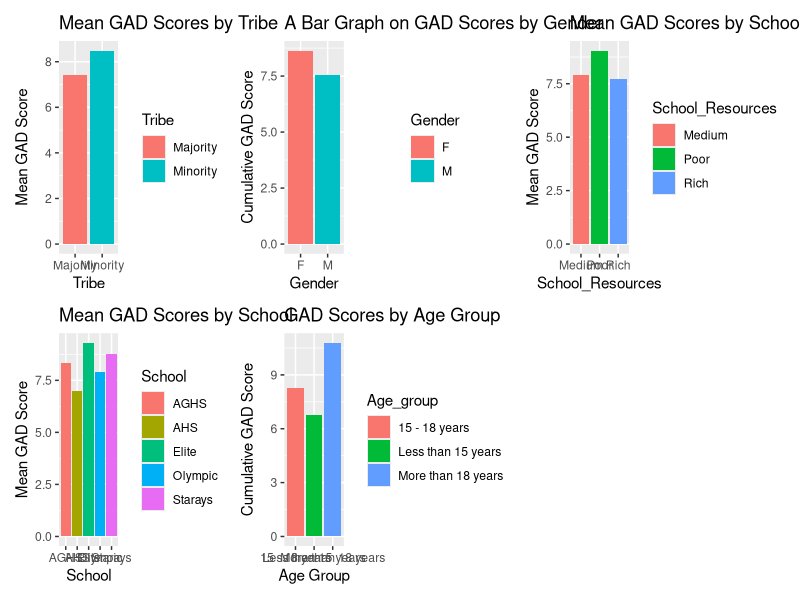
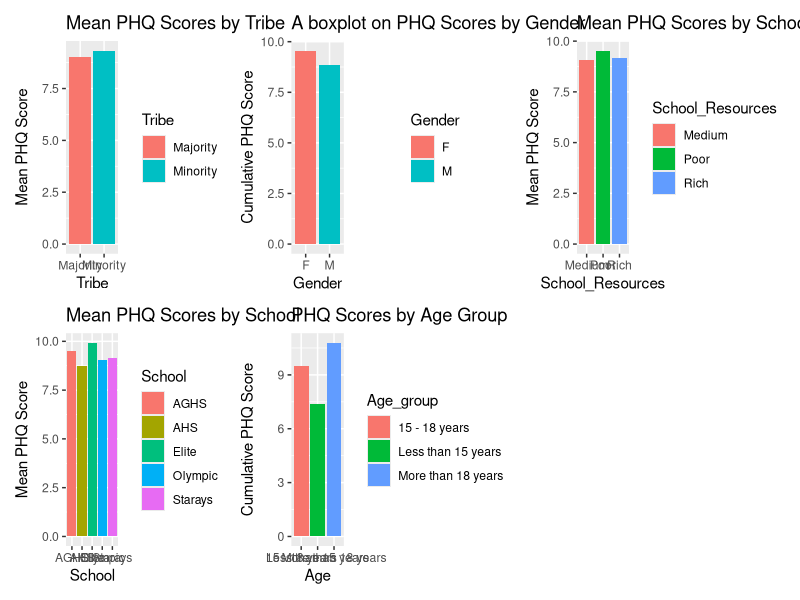
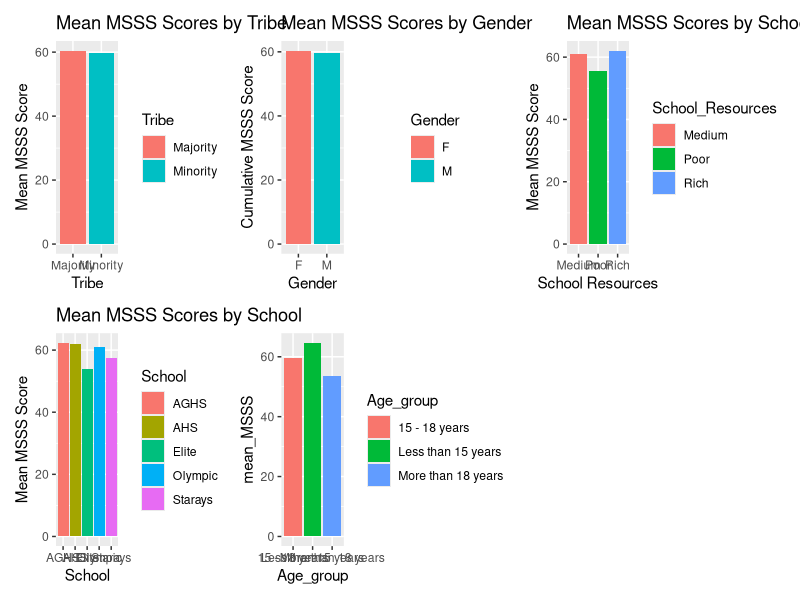

Here is the R script that generated these plots, in order:
# Load the required dataset
library(ggplot2)
library(tidyverse)
library(dplyr)
library(patchwork)

#Load and view the data
data <- read.csv("shamiri_imputed_dataset.csv", header = TRUE)

head(data)

# Data Checks
str(data)

which(is.na(data))
which(duplicated(data))

# Grouping the ages
data$Age_group <- ifelse(data$Age < 15, "Less than 15 years",
                         ifelse(data$Age >= 15 & data$Age <= 18, "15 - 18 years", "More than 18 years"))

# EDA
# overall GAD mean score
data <- data %>%
  mutate(cum_sum_gad = rowSums(select(., GAD1:GAD7)))

overall_gad_mean <- mean(data$cum_sum_gad, na.rm = TRUE)
overall_gad_mean

# Overall PHQ mean score
data <- data %>%
  mutate(cum_sum_phq = rowSums(select(., PHQ1:PHQ8)))

overall_phq_mean <- mean(data$cum_sum_phq, na.rm = TRUE)
overall_phq_mean

#Overall MSSS mean score
data <- data %>%
  mutate(cum_sum_msss=rowSums(select(., MSSS1:MSSS12)))
overall_msss_mean <- mean(data$cum_sum_msss,na.rm = TRUE)
overall_msss_mean

#Mean Scores by Tribe
grouped_data_1 <- data %>%
  group_by(Tribe) %>%
  summarize(mean_GAD = mean(cum_sum_gad), mean_PHQ = mean(cum_sum_phq),mean_MSSS=mean(cum_sum_msss))

# Bar chart representation
plot1 <- ggplot(grouped_data_1, aes(x = Tribe, y = mean_GAD, fill = Tribe)) +
  geom_bar(stat = "identity") +
  labs(x = "Tribe", y = "Mean GAD Score", title = "Mean GAD Scores by Tribe")

# Mean Scores by Gender
grouped_data_2 <- data %>%
  group_by(Gender) %>%
  summarize(mean_GAD = mean(cum_sum_gad), mean_PHQ = mean(cum_sum_phq),mean_MSSS=mean(cum_sum_msss))

# bar graph visualization
plot2 <- ggplot(grouped_data_2, aes(x = Gender, y = mean_GAD, fill = Gender)) +
  geom_bar(stat = "identity") +
  labs(x = "Gender", y = "Cumulative GAD Score", title = "A Bar Graph on GAD Scores by Gender")

# Scores by School Resources
grouped_data_3 <- data %>%
  group_by(School_Resources) %>%
  summarize(mean_GAD = mean(cum_sum_gad), mean_PHQ = mean(cum_sum_phq),mean_MSSS=mean(cum_sum_msss))

plot3 <- ggplot(grouped_data_3, aes(x = School_Resources, y = mean_GAD, fill = School_Resources)) +
  geom_bar(stat = "identity") +
  labs(x = "School_Resources", y = "Mean GAD Score", title = "Mean GAD Scores by School Resources")

#Mean Scores by School
grouped_data_4 <- data %>%
  group_by(School) %>%
  summarize(mean_GAD = mean(cum_sum_gad), mean_PHQ = mean(cum_sum_phq),mean_MSSS=mean(cum_sum_msss))

# bar chart visualization
plot4 <- ggplot(grouped_data_4, aes(x = School, y = mean_GAD, fill = School)) +
  geom_bar(stat = "identity") +
  labs(x = "School", y = "Mean GAD Score", title = "Mean GAD Scores by School")

# Mean scores by Age group
grouped_data_5 <- data %>%
  group_by(Age_group) %>%
  summarize(mean_GAD = mean(cum_sum_gad), mean_PHQ = mean(cum_sum_phq),mean_MSSS=mean(cum_sum_msss))

# bar plot
plot5 <- ggplot(grouped_data_5, aes(x = Age_group, y = mean_GAD, fill = Age_group)) +
  geom_bar(stat = "identity") +
  labs(x = "Age Group", y = "Cumulative GAD Score", title = "GAD Scores by Age Group")

# Combine the plots
gad_plots <- plot1 + plot2 + plot3 + plot4 + plot5
gad_plots


# Mean Scores by Tribe
grouped_data_1 <- data %>%
  group_by(Tribe) %>%
  summarize(mean_GAD = mean(cum_sum_gad), mean_PHQ = mean(cum_sum_phq),mean_MSSS=mean(cum_sum_msss))

# Bar chart representation
plot6 <- ggplot(grouped_data_1, aes(x = Tribe, y = mean_PHQ, fill = Tribe)) +
  geom_bar(stat = "identity") +
  labs(x = "Tribe", y = "Mean PHQ Score", title = "Mean PHQ Scores by Tribe")

# GAD Mean Scores by Gender
grouped_data_2 <- data %>%
  group_by(Gender) %>%
  summarize(mean_GAD = mean(cum_sum_gad), mean_PHQ = mean(cum_sum_phq),mean_MSSS=mean(cum_sum_msss))

# bar graph  visualization
plot7 <- ggplot(grouped_data_2, aes(x = Gender, y = mean_PHQ, fill = Gender)) +
  geom_bar(stat =  "identity") +
  labs(x = "Gender", y = "Cumulative PHQ Score", title = "A boxplot on PHQ Scores by Gender")

# Mean Scores by School Resources
grouped_data_3 <- data %>%
  group_by(School_Resources) %>%
  summarize(mean_GAD = mean(cum_sum_gad), mean_PHQ = mean(cum_sum_phq),mean_MSSS=mean(cum_sum_msss))

plot8 <- ggplot(grouped_data_3, aes(x = School_Resources, y = mean_PHQ, fill = School_Resources)) +
  geom_bar(stat = "identity") +
  labs(x = "School_Resources", y = "Mean PHQ Score", title = "Mean PHQ Scores by School Resources")

#Mean Scores by School
grouped_data_4 <- data %>%
  group_by(School) %>%
  summarize(mean_GAD = mean(cum_sum_gad), mean_PHQ = mean(cum_sum_phq),mean_MSSS=mean(cum_sum_msss))

# bar chart visualization
plot9 <- ggplot(grouped_data_4, aes(x = School, y = mean_PHQ, fill = School)) +
  geom_bar(stat = "identity") +
  labs(x = "School", y = "Mean PHQ Score", title = "Mean PHQ Scores by School")

# Mean scores by Age
grouped_data_5 <- data %>%
  group_by(Age_group) %>%
  summarize(mean_GAD = mean(cum_sum_gad), mean_PHQ = mean(cum_sum_phq),mean_MSSS=mean(cum_sum_msss))

# bar plot
plot10 <- ggplot(grouped_data_5, aes(x = Age_group, y = mean_PHQ, fill = Age_group)) +
  geom_bar(stat = "identity") +
  labs(x = "Age", y = "Cumulative PHQ Score", title = "PHQ Scores by Age Group")

# Combine the plots
phq_plots <- plot6 + plot7 + plot8 + plot9 + plot10
phq_plots


# Mean Scores by Tribe
grouped_data_1 <- data %>%
  group_by(Tribe) %>%
  summarize(mean_GAD = mean(cum_sum_gad), mean_PHQ = mean(cum_sum_phq),mean_MSSS=mean(cum_sum_msss))

# Bar chart representation
plot11 <- ggplot(grouped_data_1, aes(x = Tribe, y = mean_MSSS, fill = Tribe)) +
  geom_bar(stat = "identity") +
  labs(x = "Tribe", y = "Mean MSSS Score", title = "Mean MSSS Scores by Tribe")

# GAD Mean Scores by Gender
grouped_data_2 <- data %>%
  group_by(Gender) %>%
  summarize(mean_GAD = mean(cum_sum_gad), mean_PHQ = mean(cum_sum_phq),mean_MSSS=mean(cum_sum_msss))

# boxplot visualization
plot12 <- ggplot(grouped_data_2, aes(x = Gender, y = mean_MSSS, fill = Gender)) +
  geom_bar(stat = "identity") +
  labs(x = "Gender", y = "Cumulative MSSS Score", title = "Mean MSSS Scores by Gender")

# GAD Mean Scores by School Resources
grouped_data_3 <- data %>%
  group_by(School_Resources) %>%
  summarize(mean_GAD = mean(cum_sum_gad), mean_PHQ = mean(cum_sum_phq),mean_MSSS=mean(cum_sum_msss))

plot13 <- ggplot(grouped_data_3, aes(x = School_Resources, y = mean_MSSS, fill = School_Resources)) +
  geom_bar(stat = "identity") +
  labs(x = "School Resources", y = "Mean MSSS Score", title = "Mean MSSS Scores by School Resources")

# Mean Scores by School
grouped_data_4 <- data %>%
  group_by(School) %>%
  summarize(mean_GAD = mean(cum_sum_gad), mean_PHQ = mean(cum_sum_phq),mean_MSSS=mean(cum_sum_msss))

# bar chart visualization
plot14 <- ggplot(grouped_data_4, aes(x = School, y = mean_MSSS, fill = School)) +
  geom_bar(stat = "identity") +
  labs(x = "School", y = "Mean MSSS Score", title = "Mean MSSS Scores by School")

# Mean scores by Age group
grouped_data_5 <- data %>%
  group_by(Age_group) %>%
  summarize(mean_GAD = mean(cum_sum_gad), mean_PHQ = mean(cum_sum_phq),mean_MSSS=mean(cum_sum_msss))

# Bar plot
plot15 <- ggplot(grouped_data_5, aes(x = Age_group, y = mean_MSSS, fill = Age_group)) +
  geom_bar(stat = "identity")
labs(x = "Age group", y = "Cumulative MSSS Score", title = "MSSS Scores by Age Group")

# Combine the plots
msss_plots <- plot11 + plot12 + plot13 + plot14 + plot15
msss_plots

